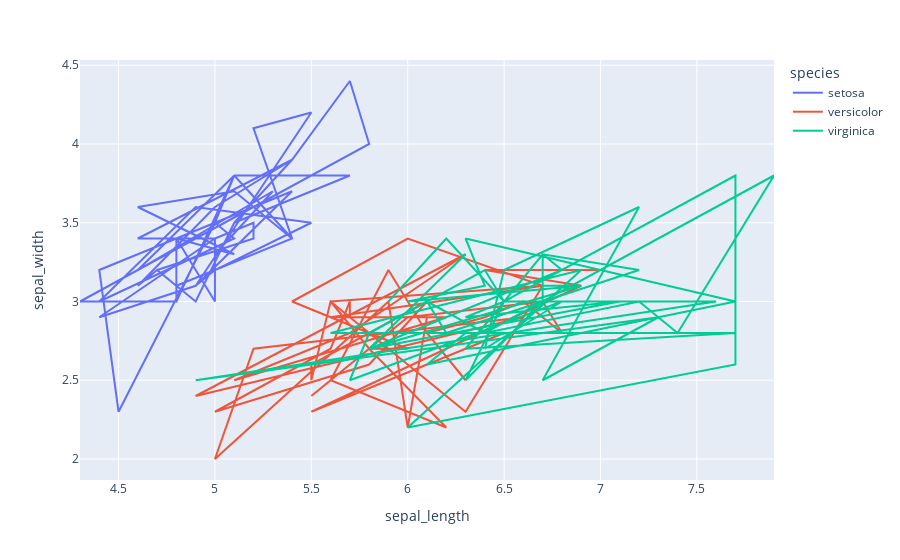

The code cell stored with this chart in its notebook:
### Code cell
px.line(df,x='sepal_length',y='sepal_width',color='species')

### Figure 1 — Plotly figure (JSON) as saved in the notebook; plotly's stock layout.template omitted (floating-point values rounded to 4 significant figures)
{"data": [{"hovertemplate": "species=setosa<br>sepal_length=%{x}<br>sepal_width=%{y}<extra></extra>", "legendgroup": "setosa", "line": {"color": "#636efa", "dash": "solid"}, "marker": {"symbol": "circle"}, "mode": "lines", "name": "setosa", "orientation": "v", "showlegend": true, "type": "scatter", "x": [5.1, 4.9, 4.7, 4.6, 5, 5.4, 4.6, 5, 4.4, 4.9, 5.4, 4.8, 4.8, 4.3, 5.8, 5.7, 5.4, 5.1, 5.7, 5.1, 5.4, 5.1, 4.6, 5.1, 4.8, 5, 5, 5.2, 5.2, 4.7, 4.8, 5.4, 5.2, 5.5, 4.9, 5, 5.5, 4.9, 4.4, 5.1, 5, 4.5, 4.4, 5, 5.1, 4.8, 5.1, 4.6, 5.3, 5], "xaxis": "x", "y": [3.5, 3, 3.2, 3.1, 3.6, 3.9, 3.4, 3.4, 2.9, 3.1, 3.7, 3.4, 3, 3, 4, 4.4, 3.9, 3.5, 3.8, 3.8, 3.4, 3.7, 3.6, 3.3, 3.4, 3, 3.4, 3.5, 3.4, 3.2, 3.1, 3.4, 4.1, 4.2, 3.1, 3.2, 3.5, 3.6, 3, 3.4, 3.5, 2.3, 3.2, 3.5, 3.8, 3, 3.8, 3.2, 3.7, 3.3], "yaxis": "y"}, {"hovertemplate": "species=versicolor<br>sepal_length=%{x}<br>sepal_width=%{y}<extra></extra>", "legendgroup": "versicolor", "line": {"color": "#EF553B", "dash": "solid"}, "marker": {"symbol": "circle"}, "mode": "lines", "name": "versicolor", "orientation": "v", "showlegend": true, "type": "scatter", "x": [7, 6.4, 6.9, 5.5, 6.5, 5.7, 6.3, 4.9, 6.6, 5.2, 5, 5.9, 6, 6.1, 5.6, 6.7, 5.6, 5.8, 6.2, 5.6, 5.9, 6.1, 6.3, 6.1, 6.4, 6.6, 6.8, 6.7, 6, 5.7, 5.5, 5.5, 5.8, 6, 5.4, 6, 6.7, 6.3, 5.6, 5.5, 5.5, 6.1, 5.8, 5, 5.6, 5.7, 5.7, 6.2, 5.1, 5.7], "xaxis": "x", "y": [3.2, 3.2, 3.1, 2.3, 2.8, 2.8, 3.3, 2.4, 2.9, 2.7, 2, 3, 2.2, 2.9, 2.9, 3.1, 3, 2.7, 2.2, 2.5, 3.2, 2.8, 2.5, 2.8, 2.9, 3, 2.8, 3, 2.9, 2.6, 2.4, 2.4, 2.7, 2.7, 3, 3.4, 3.1, 2.3, 3, 2.5, 2.6, 3, 2.6, 2.3, 2.7, 3, 2.9, 2.9, 2.5, 2.8], "yaxis": "y"}, {"hovertemplate": "species=virginica<br>sepal_length=%{x}<br>sepal_width=%{y}<extra></extra>", "legendgroup": "virginica", "line": {"color": "#00cc96", "dash": "solid"}, "marker": {"symbol": "circle"}, "mode": "lines", "name": "virginica", "orientation": "v", "showlegend": true, "type": "scatter", "x": [6.3, 5.8, 7.1, 6.3, 6.5, 7.6, 4.9, 7.3, 6.7, 7.2, 6.5, 6.4, 6.8, 5.7, 5.8, 6.4, 6.5, 7.7, 7.7, 6, 6.9, 5.6, 7.7, 6.3, 6.7, 7.2, 6.2, 6.1, 6.4, 7.2, 7.4, 7.9, 6.4, 6.3, 6.1, 7.7, 6.3, 6.4, 6, 6.9, 6.7, 6.9, 5.8, 6.8, 6.7, 6.7, 6.3, 6.5, 6.2, 5.9], "xaxis": "x", "y": [3.3, 2.7, 3, 2.9, 3, 3, 2.5, 2.9, 2.5, 3.6, 3.2, 2.7, 3, 2.5, 2.8, 3.2, 3, 3.8, 2.6, 2.2, 3.2, 2.8, 2.8, 2.7, 3.3, 3.2, 2.8, 3, 2.8, 3, 2.8, 3.8, 2.8, 2.8, 2.6, 3, 3.4, 3.1, 3, 3.1, 3.1, 3.1, 2.7, 3.2, 3.3, 3, 2.5, 3, 3.4, 3], "yaxis": "y"}], "layout": {"legend": {"title": {"text": "species"}, "tracegroupgap": 0}, "margin": {"t": 60}, "xaxis": {"anchor": "y", "domain": [0, 1], "title": {"text": "sepal_length"}}, "yaxis": {"anchor": "x", "domain": [0, 1], "title": {"text": "sepal_width"}}}}
